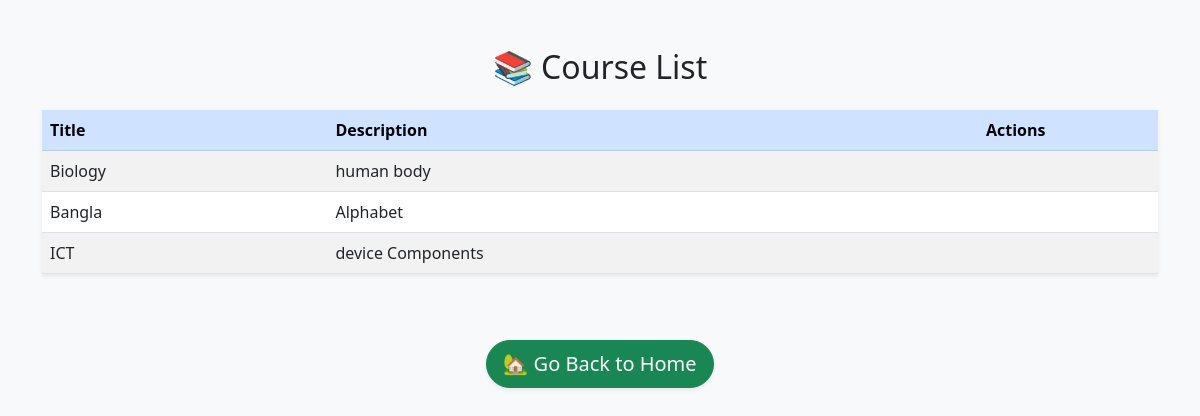
The app's page /courses/, older data.
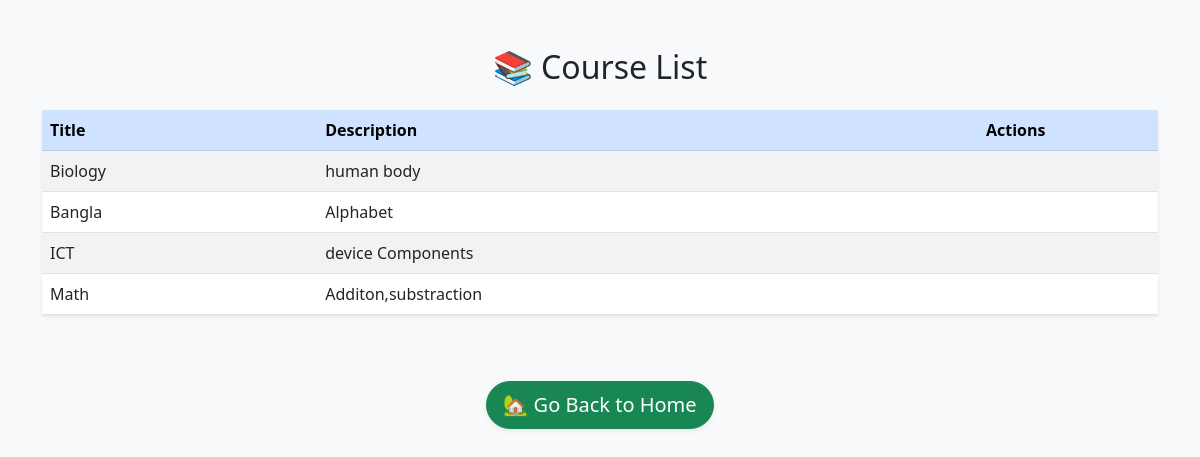
The same page, newer data.
### app1/models.py (models this page shows, shortened)
class Course(models.Model):
    title = models.CharField(max_length=200)
    description = models.TextField()

### app1/views.py (the view)
# urls.py: path('courses/', course_list, name='course_list'),
def course_list(request):
    courses = Course.objects.all()
    return render(request, 'app1/course_list.html', {'courses': courses})

### app1/templates/app1/course_list.html (shortened to what this page needs)
<!DOCTYPE html>
<html lang="en">
<head>
    <link href="https://cdn.jsdelivr.net/npm/bootstrap@5.3.0/dist/css/bootstrap.min.css" rel="stylesheet">
</head>
<body class="bg-light">
<div class="container mt-5">
    <h2 class="text-center mb-4">📚 Course List</h2>
    <table class="table table-striped table-hover shadow-sm">
        <thead class="table-primary">
            <tr>
                <th>Title</th>
                <th>Description</th>
                <th style="width: 180px;">Actions</th>
            </tr>
        </thead>
       <tbody>
    {% for course in courses %}
    <tr>
        <td>{{ course.title }}</td>
        <td>{{ course.description }}</td>
        <td>
        </td>
    </tr>
    {% empty %}
    <tr><td colspan="3" class="text-center text-muted">No courses found.</td></tr>
    {% endfor %}
    </tbody>
    </table>
   <table>
       <tbody>
       <tr>
        <td>
        </td>
    </tr>
       </tbody>
   </table>
<div class="container text-center my-5">
    <a href="{% url 'home' %}" class="btn btn-success btn-lg rounded-pill shadow-sm">
        🏡 Go Back to Home
    </a>
</div>
</body>
</html>

Row changes from the older to the newer data that the page shows:
added Course: title "Math", description "Additon,substraction"
